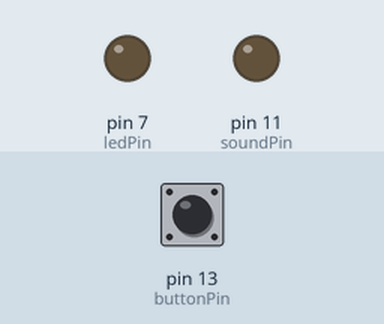
The sketch below on a simulated Arduino Uno, built with avr-gcc and run on an emulated ATmega328P. Parts: output pins drawn as LEDs (lit = HIGH). Inputs (shaded band) come from the test bench; at power-on: pin 13 (buttonPin) LOW.

Above: at 1.2 s.
1.3 s: pin 13 (buttonPin) pulled HIGH for 0.15 s
At 1.4 s:
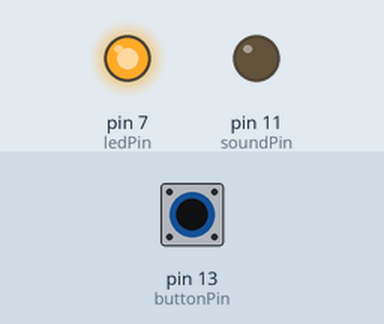
3.0 s: pin 13 (buttonPin) pulled HIGH for 3.2 s
At 6.8 s:
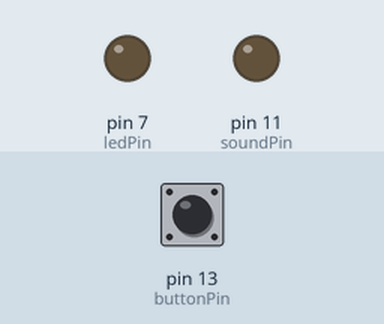
Timing chart, 0 to 8.3 s (numbered marks = the images above; inputs shaded):
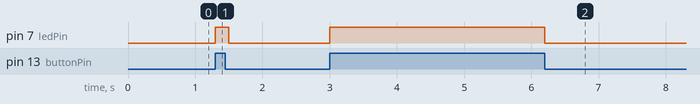

The sketch:

sketch_A.ino
```cpp
#define TIEMPO_CICLO 100
int soundPin = 11;
int buttonPin =  13;
int ledPin =  7;

int is_muted = 0;
unsigned long timeOrig;


ISR(TIMER1_COMPA_vect)
{
  static int bitwise = 1;
  static unsigned char data = 0;

    bitwise = (bitwise * 2);
    if (bitwise > 128) {
        bitwise = 1;
        if (Serial.available()>1) {
           data = Serial.read();
        }
    }
    if (is_muted) {
        digitalWrite(soundPin, 0 );
    } else {
        digitalWrite(soundPin, (data & bitwise) );
    }
}

void mute(){
  int boton = digitalRead(buttonPin);

  switch(boton){
    case HIGH:
      is_muted = 1;
      digitalWrite(ledPin, is_muted);
      break;
    case LOW:
      is_muted = 0;
      digitalWrite(ledPin, is_muted);
      break;
  }
}

void setup ()
{
    pinMode(soundPin, OUTPUT);
    pinMode(ledPin, OUTPUT);
    pinMode(buttonPin, INPUT);
    Serial.begin(115200);

    //TIMER_1
    TCCR1B = _BV(WGM12)| _BV(CS10);
    TCCR1A = 0;
    OCR1A  = 4000;
    TIMSK1= TIMSK1 | _BV(OCIE1A);

    timeOrig = millis();
}

void loop ()
{
    unsigned long timeDiff;

    mute();
    timeDiff = TIEMPO_CICLO - (millis() - timeOrig);
    timeOrig = timeOrig + TIEMPO_CICLO;
    delay(timeDiff);
}
```

Measured:
- after the input at 1.3 s, pin 7 (ledPin): LOW → HIGH at once, → LOW 0.20 s later
- after the input at 3.0 s, pin 7 (ledPin): LOW → HIGH at once, → LOW 3.2 s later
